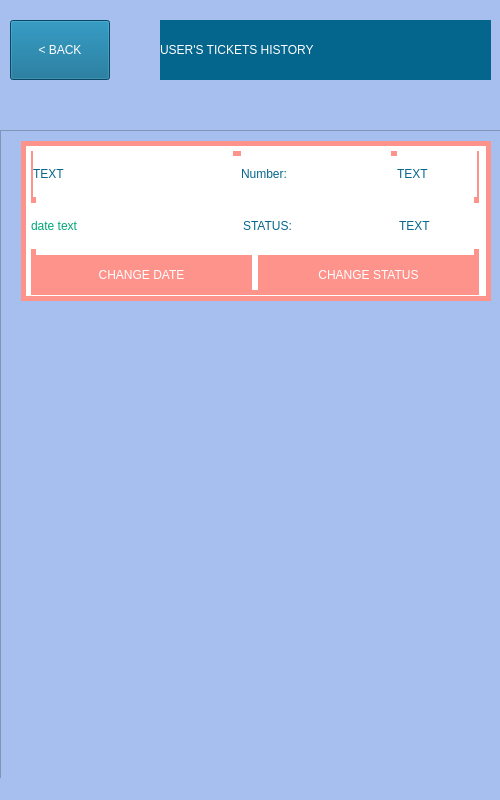
<?xml version="1.0" encoding="UTF-8"?>
<ui version="4.0">
 <class>userTicketsStoryScreen</class>
 <widget class="QMainWindow" name="userTicketsStoryScreen">
  <property name="geometry">
   <rect>
    <x>0</x>
    <y>0</y>
    <width>500</width>
    <height>800</height>
   </rect>
  </property>
  <property name="windowTitle">
   <string>WaterWorld</string>
  </property>
  <property name="styleSheet">
   <string notr="true">background-color: rgb(167, 191, 238);</string>
  </property>
  <widget class="QWidget" name="centralwidget">
   <widget class="QWidget" name="layoutWidget">
    <property name="geometry">
     <rect>
      <x>0</x>
      <y>0</y>
      <width>501</width>
      <height>81</height>
     </rect>
    </property>
    <layout class="QHBoxLayout" name="top_layout">
     <property name="spacing">
      <number>50</number>
     </property>
     <property name="leftMargin">
      <number>10</number>
     </property>
     <property name="topMargin">
      <number>20</number>
     </property>
     <property name="rightMargin">
      <number>10</number>
     </property>
     <item>
      <widget class="QPushButton" name="back_top_but">
       <property name="minimumSize">
        <size>
         <width>100</width>
         <height>60</height>
        </size>
       </property>
       <property name="maximumSize">
        <size>
         <width>100</width>
         <height>16777215</height>
        </size>
       </property>
       <property name="styleSheet">
        <string notr="true">background-color: #05668D;
font: 15pt  &quot;Stencil&quot;;
color: white;</string>
       </property>
       <property name="text">
        <string>&lt; BACK</string>
       </property>
      </widget>
     </item>
     <item>
      <widget class="QLabel" name="user_tickets_label_top">
       <property name="minimumSize">
        <size>
         <width>331</width>
         <height>60</height>
        </size>
       </property>
       <property name="maximumSize">
        <size>
         <width>331</width>
         <height>60</height>
        </size>
       </property>
       <property name="styleSheet">
        <string notr="true">background-color: rgb(5, 102, 141);
font: 20pt &quot;Stencil&quot;;
color: white;</string>
       </property>
       <property name="text">
        <string>USER'S TICKETS HISTORY</string>
       </property>
      </widget>
     </item>
    </layout>
   </widget>
   <widget class="QScrollArea" name="user_tickets_scroll_area">
    <property name="geometry">
     <rect>
      <x>0</x>
      <y>130</y>
      <width>501</width>
      <height>671</height>
     </rect>
    </property>
    <property name="widgetResizable">
     <bool>true</bool>
    </property>
    <widget class="QWidget" name="scrollAreaWidgetContents">
     <property name="geometry">
      <rect>
       <x>0</x>
       <y>0</y>
       <width>499</width>
       <height>669</height>
      </rect>
     </property>
     <widget class="QGroupBox" name="one_user_ticket_box">
      <property name="geometry">
       <rect>
        <x>20</x>
        <y>10</y>
        <width>470</width>
        <height>160</height>
       </rect>
      </property>
      <property name="minimumSize">
       <size>
        <width>470</width>
        <height>160</height>
       </size>
      </property>
      <property name="maximumSize">
       <size>
        <width>470</width>
        <height>160</height>
       </size>
      </property>
      <property name="styleSheet">
       <string notr="true">background-color: rgb(255, 255, 255);
border: 5px solid;
border-color: #FE938C;</string>
      </property>
      <property name="title">
       <string/>
      </property>
      <widget class="QWidget" name="layoutWidget">
       <property name="geometry">
        <rect>
         <x>10</x>
         <y>10</y>
         <width>448</width>
         <height>144</height>
        </rect>
       </property>
       <layout class="QVBoxLayout" name="verticalLayout">
        <item>
         <layout class="QHBoxLayout" name="ticket_top_layout">
          <item>
           <widget class="QLabel" name="ticket_name_label">
            <property name="minimumSize">
             <size>
              <width>200</width>
              <height>40</height>
             </size>
            </property>
            <property name="maximumSize">
             <size>
              <width>200</width>
              <height>16777215</height>
             </size>
            </property>
            <property name="styleSheet">
             <string notr="true">font: 25pt &quot;Stencil&quot;;
color:  rgb(5, 102, 141);
border: 0px;</string>
            </property>
            <property name="text">
             <string>TEXT</string>
            </property>
           </widget>
          </item>
          <item>
           <layout class="QHBoxLayout" name="number_layout">
            <item>
             <widget class="QLabel" name="number_label">
              <property name="minimumSize">
               <size>
                <width>150</width>
                <height>40</height>
               </size>
              </property>
              <property name="maximumSize">
               <size>
                <width>150</width>
                <height>16777215</height>
               </size>
              </property>
              <property name="styleSheet">
               <string notr="true">font: 25pt &quot;Stencil&quot;;
color:  rgb(5, 102, 141);
border: 0px;</string>
              </property>
              <property name="text">
               <string>Number:</string>
              </property>
             </widget>
            </item>
            <item>
             <widget class="QLabel" name="number_info">
              <property name="minimumSize">
               <size>
                <width>80</width>
                <height>40</height>
               </size>
              </property>
              <property name="maximumSize">
               <size>
                <width>80</width>
                <height>16777215</height>
               </size>
              </property>
              <property name="styleSheet">
               <string notr="true">font: 25pt &quot;Stencil&quot;;
color:  rgb(5, 102, 141);
border: 0px;</string>
              </property>
              <property name="text">
               <string>TEXT</string>
              </property>
             </widget>
            </item>
           </layout>
          </item>
         </layout>
        </item>
        <item>
         <layout class="QHBoxLayout" name="date_layout">
          <item>
           <widget class="QLabel" name="date_info">
            <property name="minimumSize">
             <size>
              <width>150</width>
              <height>40</height>
             </size>
            </property>
            <property name="maximumSize">
             <size>
              <width>250</width>
              <height>16777215</height>
             </size>
            </property>
            <property name="styleSheet">
             <string notr="true">font: 10pt &quot;Stencil&quot;;
color:  #00A676;
border: 0px;</string>
            </property>
            <property name="text">
             <string>date text</string>
            </property>
           </widget>
          </item>
          <item>
           <spacer name="horizontalSpacer">
            <property name="orientation">
             <enum>Qt::Horizontal</enum>
            </property>
            <property name="sizeHint" stdset="0">
             <size>
              <width>40</width>
              <height>20</height>
             </size>
            </property>
           </spacer>
          </item>
          <item>
           <layout class="QHBoxLayout" name="horizontalLayout_4">
            <item>
             <widget class="QLabel" name="status_label">
              <property name="minimumSize">
               <size>
                <width>150</width>
                <height>40</height>
               </size>
              </property>
              <property name="maximumSize">
               <size>
                <width>150</width>
                <height>16777215</height>
               </size>
              </property>
              <property name="styleSheet">
               <string notr="true">font: 25pt &quot;Stencil&quot;;
color:  rgb(5, 102, 141);
border: 0px;</string>
              </property>
              <property name="text">
               <string>STATUS:</string>
              </property>
             </widget>
            </item>
            <item>
             <widget class="QLabel" name="status_info">
              <property name="minimumSize">
               <size>
                <width>80</width>
                <height>40</height>
               </size>
              </property>
              <property name="maximumSize">
               <size>
                <width>80</width>
                <height>16777215</height>
               </size>
              </property>
              <property name="styleSheet">
               <string notr="true">font: 25pt &quot;Stencil&quot;;
color:  rgb(5, 102, 141);
border: 0px;</string>
              </property>
              <property name="text">
               <string>TEXT</string>
              </property>
             </widget>
            </item>
           </layout>
          </item>
         </layout>
        </item>
        <item>
         <layout class="QHBoxLayout" name="buttons_layout">
          <item>
           <widget class="QPushButton" name="change_date_but">
            <property name="minimumSize">
             <size>
              <width>100</width>
              <height>40</height>
             </size>
            </property>
            <property name="styleSheet">
             <string notr="true">background-color: rgb(254, 147, 140);
font: 15pt  &quot;Stencil&quot;;
color: white;</string>
            </property>
            <property name="text">
             <string>CHANGE DATE</string>
            </property>
           </widget>
          </item>
          <item>
           <widget class="QPushButton" name="change_status_but">
            <property name="minimumSize">
             <size>
              <width>100</width>
              <height>40</height>
             </size>
            </property>
            <property name="styleSheet">
             <string notr="true">background-color: rgb(254, 147, 140);
font: 15pt  &quot;Stencil&quot;;
color: white;</string>
            </property>
            <property name="text">
             <string>CHANGE STATUS</string>
            </property>
           </widget>
          </item>
         </layout>
        </item>
       </layout>
      </widget>
     </widget>
    </widget>
   </widget>
   <widget class="QWidget" name="layoutWidget">
    <property name="geometry">
     <rect>
      <x>0</x>
      <y>80</y>
      <width>501</width>
      <height>32</height>
     </rect>
    </property>
    <layout class="QHBoxLayout" name="user_name_pretop_layout">
     <item>
      <widget class="QLabel" name="user_name_label_top">
       <property name="minimumSize">
        <size>
         <width>200</width>
         <height>30</height>
        </size>
       </property>
       <property name="maximumSize">
        <size>
         <width>200</width>
         <height>30</height>
        </size>
       </property>
       <property name="styleSheet">
        <string notr="true">font: 20pt &quot;Stencil&quot;;
color: #00A676;
border: 0px;</string>
       </property>
       <property name="text">
        <string>&lt;user name&gt;</string>
       </property>
      </widget>
     </item>
     <item>
      <spacer name="horizontalSpacer_5">
       <property name="orientation">
        <enum>Qt::Horizontal</enum>
       </property>
       <property name="sizeHint" stdset="0">
        <size>
         <width>118</width>
         <height>20</height>
        </size>
       </property>
      </spacer>
     </item>
    </layout>
   </widget>
  </widget>
  <widget class="QStatusBar" name="statusbar"/>
 </widget>
 <resources/>
 <connections/>
</ui>
